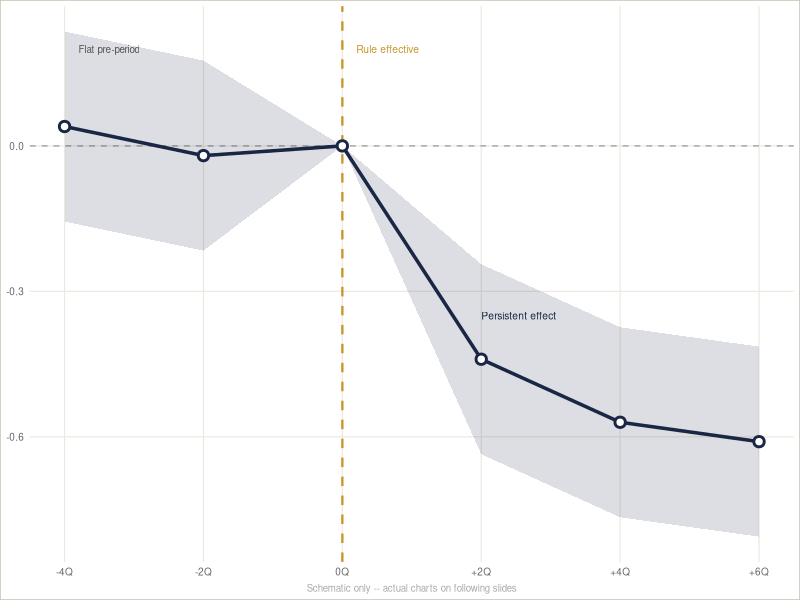

The R script that drew this image:
## ---- chunk 1
knitr::opts_chunk$set(
  echo    = FALSE,
  warning = FALSE,
  message = FALSE,
  fig.align = "center"
)

fig_include <- function(path, caption = "") {
  if (file.exists(path)) {
    knitr::include_graphics(path)
  } else {
    fname <- basename(path)
    cat(paste0(
      "<div class=\"fig-ph\">",
      "<span class=\"fig-ph-label\">FIGURE: ", fname, "</span>",
      "</div>"
    ))
  }
}

fig_dir <- "output/paper/figures/"
## ---- chunk 2
library(ggplot2)
library(tibble)
q <- c(-4,-2,0,2,4,6)
e <- c(0.04,-0.02,0.00,-0.44,-0.57,-0.61)
s <- c(0.10, 0.10,0.00, 0.10, 0.10, 0.10)
d <- tibble(q=q,e=e,lo=e-1.96*s,hi=e+1.96*s)
ggplot(d,aes(x=q,y=e))+
  geom_hline(yintercept=0,linetype="dashed",color="#aaa",linewidth=0.5)+
  geom_vline(xintercept=0,linetype="dashed",color="#c8972a",linewidth=0.8)+
  geom_ribbon(aes(ymin=lo,ymax=hi),fill="#1a2744",alpha=0.15)+
  geom_line(color="#1a2744",linewidth=1.2)+
  geom_point(color="#1a2744",size=2.5,fill="white",shape=21,stroke=1.5)+
  annotate("text",x=0.2,y=0.20,label="Rule effective",hjust=0,color="#c8972a",size=2.6)+
  annotate("text",x=-3.8,y=0.20,label="Flat pre-period",hjust=0,color="#555",size=2.5)+
  annotate("text",x=2.0,y=-0.35,label="Persistent effect",hjust=0,color="#1a2744",size=2.6)+
  scale_x_continuous(breaks=q,labels=paste0(ifelse(q>0,"+",""),q,"Q"))+
  labs(x=NULL,y=NULL,caption="Schematic only -- actual charts on following slides")+
  theme_minimal(base_size=9)+
  theme(panel.grid.minor=element_blank(),
        panel.grid.major=element_line(color="#ece8e0",linewidth=0.4),
        plot.caption=element_text(color="#aaa",size=7,hjust=0.5),
        plot.background=element_rect(fill="white",color="#c8c0b0",linewidth=0.5),
        axis.text=element_text(color="#666"))
## ---- chunk 3
fig_include(file.path(fig_dir,"Figure3_EventStudy_Capital.png"),
            "NW ratio, well-cap prob, tier 1, risk-based capital -- 4-panel")
## ---- chunk 4
fig_include(file.path(fig_dir,"Figure4_EventStudy_Spreads.png"),"Loan spread event study")
## ---- chunk 5
fig_include(file.path(fig_dir,"Figure3b_EventStudy_LoanGrowth.png"),"Loan growth event study")
## ---- chunk 6
fig_include(file.path(fig_dir,"Figure5_Portfolio_Trends.png"),"Portfolio reallocation")
## ---- chunk 7
fig_include(file.path(fig_dir,"Figure3d_EventStudy_ROA.png"),"ROA event study")
## ---- chunk 8
library(knitr)
library(kableExtra)
df <- data.frame(
  RQ = c("RQ 1","RQ 2","RQ 3","RQ 4","RQ 5"),
  Question = c(
    "How much capital buffer before the rule?",
    "Did complex CUs hold more capital?",
    "What did it cost members?",
    "Did the rule change what loans CUs make?",
    "Does removing the rule create unacceptable failure risk?"
  ),
  Finding = c(
    "Critically thin -- 72bp average buffer above the 10% threshold",
    "Mixed -- NW ratio +46bp, but well-capitalized probability -3.7pp",
    "Rates rose on every product; lending contracted persistently. $325.9BN total, $865/member/yr",
    "Yes -- auto share -4.0pp, RE share +2.4pp. Pattern unique to RBC rule, not seen in 2008",
    "Real but modest -- +3.4pp failure risk, ~24 institutions, NCUSIF cost $0.4-$2.2BN"
  ),
  stringsAsFactors = FALSE
)
kable(df, col.names=c("RQ","Question","Core Finding and Key Numbers"),
      align=c("c","l","l"), escape=TRUE) |>
  kable_styling(bootstrap_options=c("striped","hover"),
                full_width=TRUE, font_size=13) |>
  column_spec(1, bold=TRUE, width="5%", color="#1a2744") |>
  column_spec(2, width="28%") |>
  column_spec(3, width="67%", bold=TRUE, color="#1a2744") |>
  row_spec(0, background="#1a2744", color="white", bold=TRUE)
